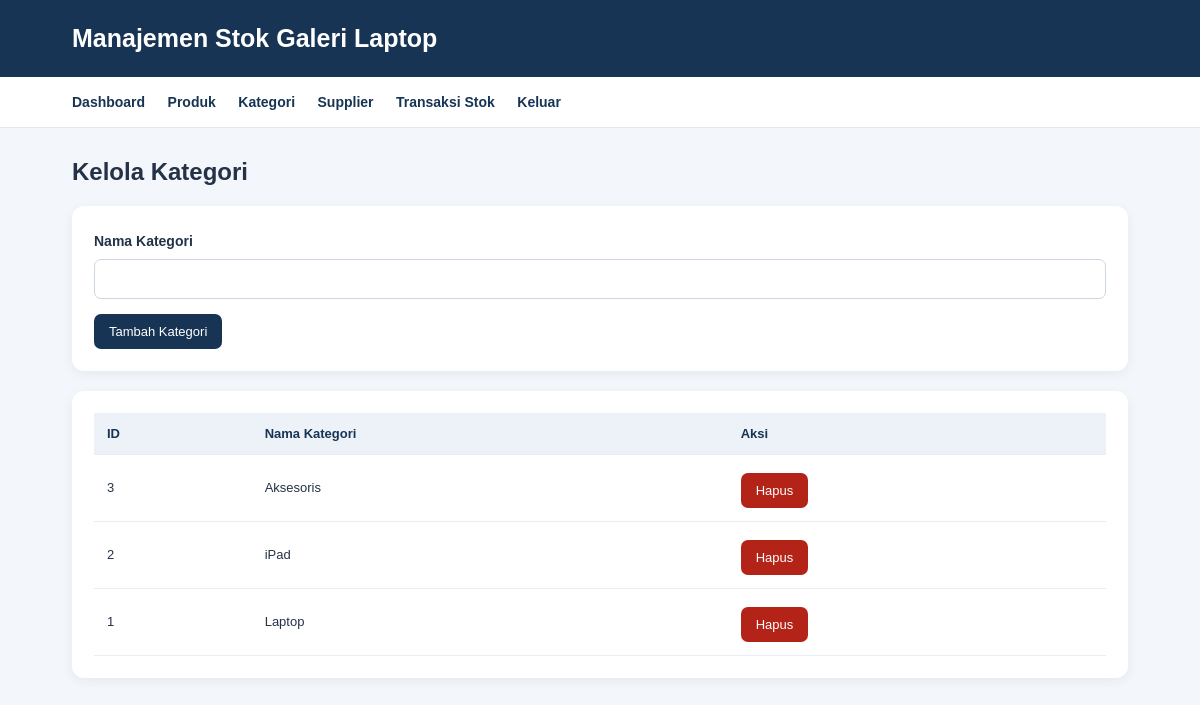
The app's page /categories.php (signed in) with its own data.
### tables this page shows
CREATE TABLE categories (
    id INT AUTO_INCREMENT PRIMARY KEY,
    name VARCHAR(80) UNIQUE NOT NULL
);

### categories.php (the view, shortened to what this page needs)
<?php
require_once 'config.php';
$categories = $pdo->query(
    "SELECT * FROM categories ORDER BY name"
)->fetchAll();
?>
<!DOCTYPE html>
<html lang="id">
<head>
    <link rel="stylesheet" href="style.css">
</head>
<body>
<header><h1>Manajemen Stok Galeri Laptop</h1></header>
<nav>
    <a href="dashboard.php">Dashboard</a>
    <a href="products.php">Produk</a>
    <a href="categories.php">Kategori</a>
    <a href="suppliers.php">Supplier</a>
    <a href="stock.php">Transaksi Stok</a>
    <a href="logout.php">Keluar</a>
</nav>
<main class="container">
    <h2>Kelola Kategori</h2>
    <section class="panel">
        <form method="POST">
            <label>Nama Kategori</label>
            <input type="text" name="nama" required>
            <button type="submit">Tambah Kategori</button>
        </form>
    </section>
    <section class="panel table-wrap">
        <table>
            <tr><th>ID</th><th>Nama Kategori</th><th>Aksi</th></tr>
            <?php foreach ($categories as $c): ?>
            <tr>
                <td><?= $c['id'] ?></td>
                <td><?= htmlspecialchars($c['name']) ?></td>
                <td>
                    <a class="button danger"
                       href="?hapus=<?= $c['id'] ?>"
                       onclick="return confirm('Hapus kategori ini?')">
                        Hapus
                    </a>
                </td>
            </tr>
            <?php endforeach; ?>
        </table>
    </section>
</main>
</body>
</html>

### style.css (style rules this page uses)
* { box-sizing: border-box; }
body { margin: 0; font-family: Arial, sans-serif; background: #f3f6fa; color: #243247; }
header { background: #183454; color: white; padding: 24px 6%; }
header h1 { margin: 0; font-size: 25px; }
nav { background: white; padding: 16px 6%; border-bottom: 1px solid #e1e7ef; }
nav a { display: inline-block; margin-right: 18px; color: #183454; text-decoration: none; font-size: 14px; font-weight: bold; }
.container { width: 88%; max-width: 1200px; margin: 30px auto; }
.card, .panel { background: white; padding: 22px; border-radius: 12px; box-shadow: 0 3px 12px rgba(20, 45, 78, 0.06); margin-bottom: 20px; }
form { display: flex; flex-direction: column; gap: 10px; }
label { font-size: 14px; font-weight: bold; margin-top: 5px; }
input, select, textarea { width: 100%; padding: 11px; border: 1px solid #cdd7e3; border-radius: 7px; font-family: inherit; font-size: 14px; background: white; }
button, .button { display: inline-block; width: fit-content; padding: 10px 15px; background: #183454; color: white; border: none; border-radius: 7px; text-decoration: none; font-size: 13px; cursor: pointer; margin-top: 5px; }
.danger { background: #b42318; }
.table-wrap { overflow-x: auto; }
table { width: 100%; border-collapse: collapse; min-width: 650px; }
th, td { padding: 13px; text-align: left; border-bottom: 1px solid #e8edf3; font-size: 13px; }
th { background: #edf2f8; color: #183454; }

### records on screen
categories: id "3", name "Aksesoris"
categories: id "2", name "iPad"
categories: id "1", name "Laptop"
